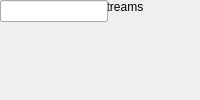
<?xml version="1.0" encoding="UTF-8"?>
<ui version="4.0">
 <class>MainWindow</class>
 <widget class="QMainWindow" name="MainWindow">
  <property name="windowTitle"><string>adc_sim</string></property>
  <widget class="QWidget" name="centralwidget">
   <!-- NOTE: this is a simplified structural mirror of the generated
        <module>_ui.py, not a full round-trip Designer file. Regenerate
        both from the same spec if you need to edit layout by hand. -->
       <widget class="QLabel" name="label_nStreams">
     <property name="text"><string>Number of Output Streams</string></property>
    </widget>
       <widget class="QLineEdit" name="nStreams"/>
       <widget class="QLabel" name="label_bit_width">
     <property name="text"><string>Sample Bit Width</string></property>
    </widget>
       <widget class="QLineEdit" name="bit_width"/>
  </widget>
 </widget>
 <resources/>
 <connections/>
</ui>
